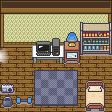

A 2D game scene composited from a Tiled map and its tileset images. What follows is a short description and the map's XML, with each tile layer's data collapsed to a summary:
An orthogonal 7x7 tile map with 16x16 px tiles, 4 tile layers (Tile Layer 1, Tile Layer 2, Tile Layer 3, Above player), 4 tilesets and 13 objects (8x event, 5x collision).

<map version="1.8" tiledversion="1.8.0" orientation="orthogonal" renderorder="right-down" compressionlevel="0" width="7" height="7" tilewidth="16" tileheight="16" infinite="0" nextlayerid="7" nextobjectid="38">
 <properties>
  <property name="edges" value="clamped" />
  <property name="inside" type="bool" value="true" />
  <property name="scenario" value="spyder" />
  <property name="slug" value="rival_bedroom" />
  <property name="types" value="notype" />
 </properties>
 <tileset firstgid="1" source="../gfx/tilesets/core_indoor_walls.tsx" />
 <tileset firstgid="3865" source="../gfx/tilesets/core_indoor_floors.tsx" />
 <tileset firstgid="7729" source="../gfx/tilesets/core_set pieces.tsx" />
 <tileset firstgid="9279" name="Interiors_16x16" tilewidth="16" tileheight="16" tilecount="2592" columns="16">
  <image source="../gfx/tilesets/Interiors_16x16.png" width="256" height="2592" />
 </tileset>
 <layer id="1" name="Tile Layer 1" width="7" height="7">
  <data>[49 cells, 49 non-empty, 10 distinct tile ids]</data>
 </layer>
 <layer id="2" name="Tile Layer 2" width="7" height="7">
  <data>[49 cells, 29 non-empty, 29 distinct tile ids]</data>
 </layer>
 <layer id="3" name="Tile Layer 3" width="7" height="7">
  <data>[49 cells, 1 non-empty, 1 distinct tile ids]</data>
 </layer>
 <layer id="4" name="Above player" width="7" height="7">
  <data>[49 cells, 0 non-empty, 0 distinct tile ids]</data>
 </layer>
 <objectgroup color="#ff0000" id="5" name="Collision">
  <object id="1" type="collision" x="0" y="0" width="112" height="48" />
  <object id="5" type="collision" x="80" y="80" width="32" height="32" />
  <object id="6" type="collision" x="32" y="48" width="48" height="16" />
  <object id="35" type="collision" x="0" y="80" width="16" height="32" />
  <object id="36" type="collision" x="16" y="96" width="16" height="16" />
 </objectgroup>
 <objectgroup color="#ffff00" id="6" name="Events">
  <object id="9" name="Go Downstairs" type="event" x="0" y="48" width="16" height="16">
   <properties>
    <property name="act1" value="transition_teleport spyder_paper_rival_downstairs.tmx,3,3,0.3" />
    <property name="act2" value="char_face player,left" />
    <property name="cond1" value="is char_at player" />
    <property name="cond2" value="is char_facing player,left" />
   </properties>
  </object>
  <object id="10" name="Use Computer" type="event" x="32" y="48" width="16" height="16">
   <properties>
    <property name="act1" value="change_state PCState" />
    <property name="cond1" value="is char_facing_tile player" />
    <property name="cond2" value="is button_pressed K_RETURN" />
   </properties>
  </object>
  <object id="33" name="Play Music" type="event" x="0" y="0" width="16" height="16">
   <properties>
    <property name="act10" value="play_music music_home" />
    <property name="cond10" value="not music_playing music_home" />
   </properties>
  </object>
  <object id="37" name="Radio Dawn" type="event" x="0" y="80" width="16" height="16">
   <properties>
    <property name="act1" value="translated_dialog spyder_rivalbedroom_radio_dawn" />
    <property name="cond1" value="is char_facing_tile player" />
    <property name="cond2" value="is button_pressed K_RETURN" />
    <property name="cond3" value="is variable_set stage_of_day:night" />
   </properties>
  </object>
  <object id="38" name="Radio Dusk" type="event" x="0" y="80" width="16" height="16">
   <properties>
    <property name="act1" value="translated_dialog spyder_rivalbedroom_radio_dusk" />
    <property name="cond1" value="is char_facing_tile player" />
    <property name="cond2" value="is button_pressed K_RETURN" />
    <property name="cond3" value="is variable_set stage_of_day:dusk" />
   </properties>
  </object>
  <object id="39" name="Radio Afternoon" type="event" x="0" y="80" width="16" height="16">
   <properties>
    <property name="act1" value="translated_dialog spyder_rivalbedroom_radio_afternoon" />
    <property name="cond1" value="is char_facing_tile player" />
    <property name="cond2" value="is button_pressed K_RETURN" />
    <property name="cond3" value="is variable_set stage_of_day:afternoon" />
   </properties>
  </object>
  <object id="40" name="Radio Night" type="event" x="0" y="80" width="16" height="16">
   <properties>
    <property name="act1" value="translated_dialog spyder_rivalbedroom_radio_night" />
    <property name="cond1" value="is char_facing_tile player" />
    <property name="cond2" value="is button_pressed K_RETURN" />
    <property name="cond3" value="is variable_set stage_of_day:night" />
   </properties>
  </object>
  <object id="41" name="Radio Morning" type="event" x="0" y="80" width="16" height="16">
   <properties>
    <property name="act1" value="translated_dialog spyder_rivalbedroom_radio_morning" />
    <property name="cond1" value="is char_facing_tile player" />
    <property name="cond2" value="is button_pressed K_RETURN" />
    <property name="cond3" value="is variable_set stage_of_day:morning" />
   </properties>
  </object>
 </objectgroup>
</map>
